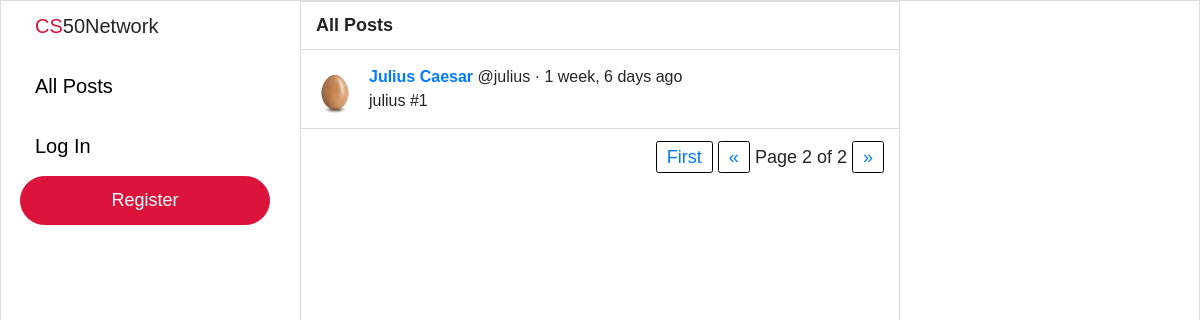
Page /?page=2 on the earlier database version.
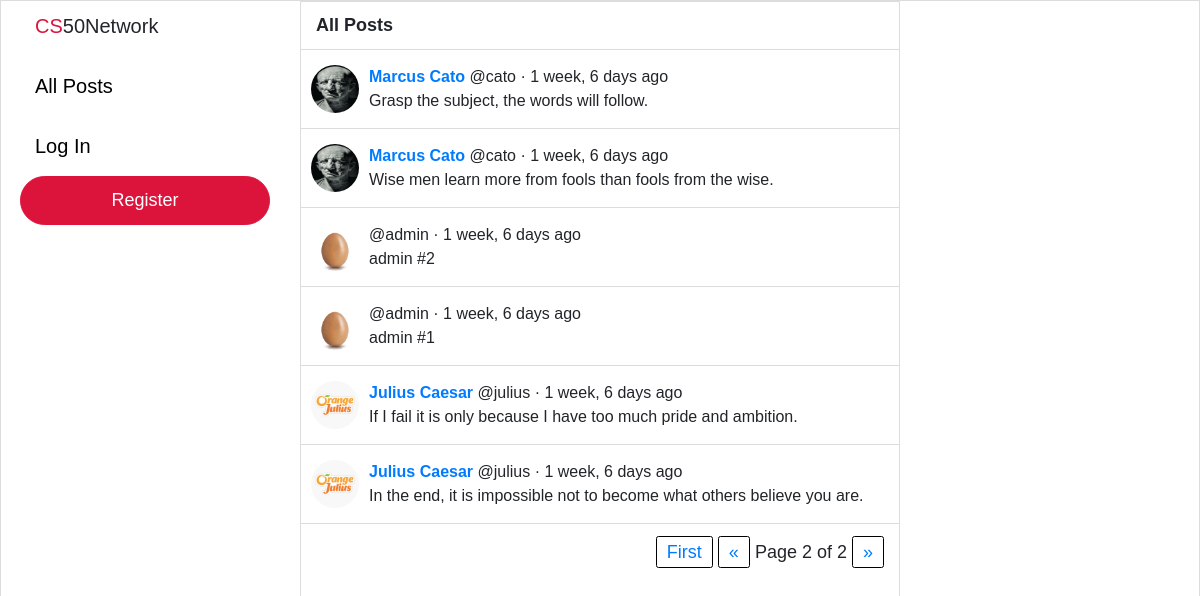
Same page on the later database version.
### network/models.py (models this page shows, shortened)
class Post(models.Model):
    user = models.ForeignKey("User", on_delete=models.CASCADE, related_name="posts")
    body = models.TextField(blank=True, max_length=280)
    likes = models.ManyToManyField("User", blank=True, related_name="likes")
    timestamp = models.DateTimeField(auto_now_add=True)
    def get_time(self):
        return humanize.naturaltime(self.timestamp)

class User(AbstractUser):
    pass
    bio = models.TextField(blank=True, max_length=160)
    profile_picture = models.ImageField(default="default.jpeg", upload_to="profile_pictures")

### network/views.py (the view)
# urls.py: path("", views.index, name="index"),
def index(request):
    posts = Post.objects.all().order_by('-timestamp')
    paginator = Paginator(posts, 10)
    page_number = request.GET.get('page')
    page_obj = paginator.get_page(page_number)
    if request.user.is_anonymous:
        context = {"page_obj": page_obj}
    else:
        context = {
        "page_obj": page_obj,
        "recommend_follow": recommend_follow(request),
    }
    return render(request, "network/index.html", context)

### network/templates/network/index.html (shortened to what this page needs)
{% extends "network/layout.html" %}
{% block body %}
    <div class="page-title">All Posts</div>
    {% for post in page_obj %}
    <div class="post-outer-container">
        <div class="post-container">
            <div class="profile-pic">
                {% if user.is_authenticated %}
                    <a href="/profile/{{ post.user.username }}">
                        <img src="{{ post.user.profile_picture.url }}" />
                    </a>
                {% else %}
                    <a href="{% url 'login' %}">
                        <img src="{{ post.user.profile_picture.url }}" />
                    </a>
                {% endif %}
            </div>
                <div class="post-body-container">
                    <div class="post-body-top">
                        <div>
                            {% if user.is_authenticated %}
                                <a href="/profile/{{ post.user.username }}"><b>{{ post.user.first_name }} {{ post.user.last_name }}</a> </b> @{{ post.user.username }} · {{ post.get_time }}
                            {% else %}
                                <a href="{% url 'login' %}"><b>{{ post.user.first_name }} {{ post.user.last_name }}</a> </b> @{{ post.user.username }} · {{ post.get_time }}
                            {% endif %}
                    </div>
                </div>
                <div class="post-body" data-post-id="{{ post.id }}" data-status="close">
                    <div class="original-post">{{ post.body }}</div>
                </div>
            </div>
        </div>
    </div>
    {% endfor %}
    <div class="pagination">
        <span class="step-links">
            {% if page_obj.has_previous %}
                <a id="first" href="?page=1">First</a>
                <a id="prev" href="?page={{ page_obj.previous_page_number }}">&laquo;</a>
            {% else %}
                <a id="prev" href="#" style="pointer-events: none;">&laquo;</a>
            {% endif %}
            <span class="current">
                Page {{ page_obj.number }} of {{ page_obj.paginator.num_pages }}
            </span>
            {% if page_obj.has_next %}
                <a id="next" href="?page={{ page_obj.next_page_number }}">&raquo;</a>
                <a id="last" href="?page={{ page_obj.paginator.num_pages }}">Last</a>
            {% else %}
                <a id="next" href="#" style="pointer-events: none;">&raquo;</a>
            {% endif %}
        </span>
    </div>
{% endblock %}

Differences in the rows shown:
now on this page (row edited): Post: user.profile_picture (picture), user.first_name "Marcus", user.last_name "Cato", user.username "cato", get_time "1 week, 6 days ago", body "Grasp the subject, the words will follow."
now on this page (row edited): Post: user.profile_picture (picture), user.first_name "Marcus", user.last_name "Cato", user.username "cato", get_time "1 week, 6 days ago", body "Wise men learn more from fools than fools from the wise."
now on this page (row unchanged): Post: user.profile_picture (placeholder picture), user.username "admin", get_time "1 week, 6 days ago", body "admin #2"
now on this page (row unchanged): Post: user.profile_picture (placeholder picture), user.username "admin", get_time "1 week, 6 days ago", body "admin #1"
now on this page (row edited): Post: user.profile_picture (picture), user.first_name "Julius", user.last_name "Caesar", user.username "julius", get_time "1 week, 6 days ago", body "If I fail it is only because I have too much pride and ambition."
changed Post: user.profile_picture: picture added in place of a placeholder; body "julius #1" → "In the end, it is impossible not to become what others believe you are."
